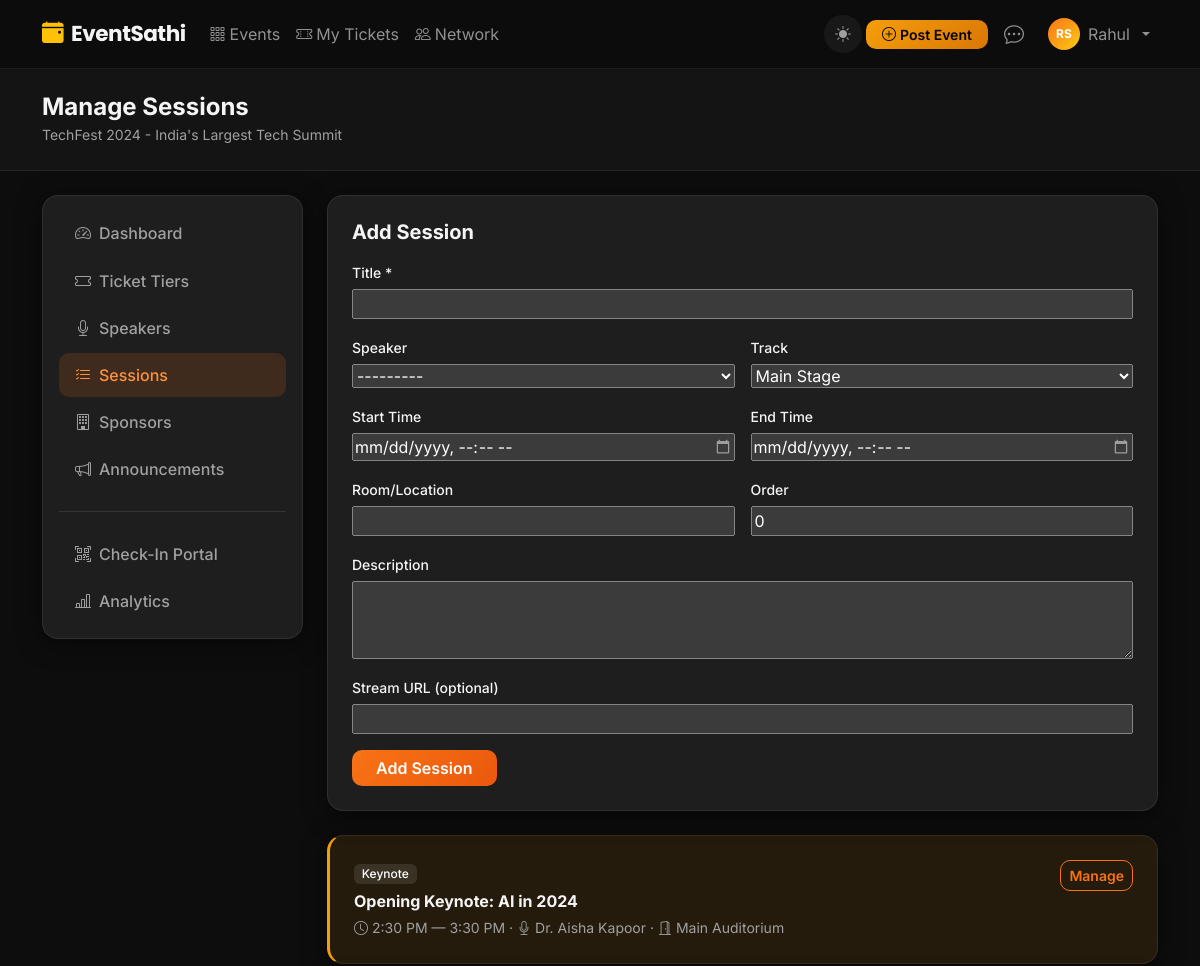
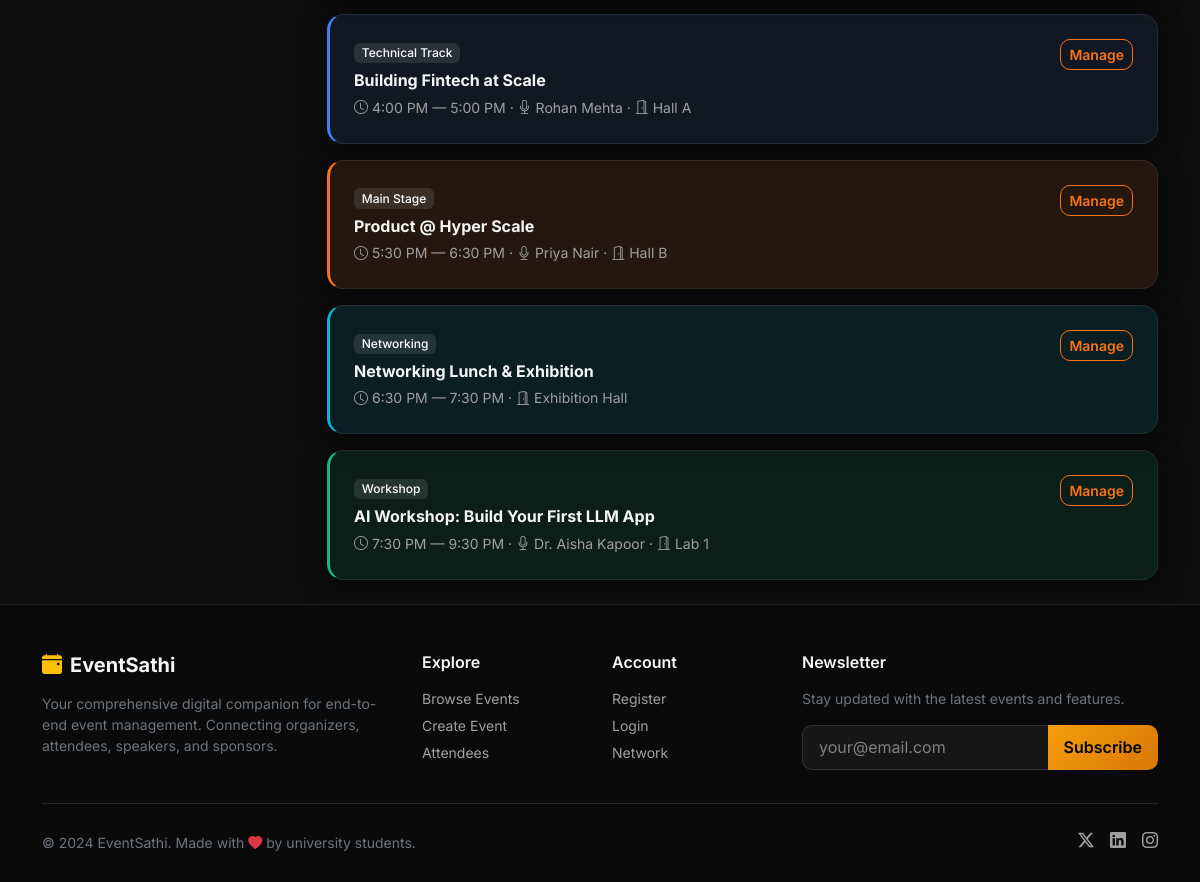
/events/techfest-2024/manage/sessions/ (signed in), run on the app's committed database (2 pictures, top to bottom).
### events/models.py (models this page shows, shortened)
class Event(models.Model):
    STATUS_CHOICES = [
        ('draft', 'Draft'),
        ('published', 'Published'),
        ('ongoing', 'Ongoing'),
        ('completed', 'Completed'),
        ('cancelled', 'Cancelled'),
    ]
    CATEGORY_CHOICES = [
        ('conference', 'Conference'),
        ('workshop', 'Workshop'),
        ('seminar', 'Seminar'),
        ('webinar', 'Webinar'),
        ('hackathon', 'Hackathon'),
        ('cultural', 'Cultural'),
        ('sports', 'Sports'),
        ('networking', 'Networking'),
        ('other', 'Other'),
    ]
    organizer = models.ForeignKey(User, on_delete=models.CASCADE, related_name='organized_events')
    title = models.CharField(max_length=300)
    slug = models.SlugField(max_length=300, unique=True)
    description = models.TextField()
    category = models.CharField(max_length=50, choices=CATEGORY_CHOICES, default='conference')
    banner = models.ImageField(upload_to='event_banners/', blank=True, null=True)
    start_date = models.DateTimeField()
    end_date = models.DateTimeField()
    registration_start = models.DateTimeField(blank=True, null=True)
    registration_end = models.DateTimeField(blank=True, null=True)
    venue = models.CharField(max_length=300)
    city = models.CharField(max_length=100)
    is_virtual = models.BooleanField(default=False)
    virtual_link = models.URLField(blank=True)
    max_capacity = models.PositiveIntegerField(default=100)
    status = models.CharField(max_length=20, choices=STATUS_CHOICES, default='published')
    is_featured = models.BooleanField(default=False)
    tags = models.CharField(max_length=500, blank=True)
    created_at = models.DateTimeField(auto_now_add=True)
    updated_at = models.DateTimeField(auto_now=True)
    class Meta:
        ordering = ['-start_date']

class EventSession(models.Model):
    TRACK_CHOICES = [
        ('main', 'Main Stage'),
        ('technical', 'Technical Track'),
        ('workshop', 'Workshop'),
        ('keynote', 'Keynote'),
        ('panel', 'Panel Discussion'),
        ('networking', 'Networking'),
        ('break', 'Break'),
    ]
    event = models.ForeignKey(Event, on_delete=models.CASCADE, related_name='sessions')
    title = models.CharField(max_length=300)
    description = models.TextField(blank=True)
    speaker = models.ForeignKey(Speaker, on_delete=models.SET_NULL, null=True, blank=True, related_name='sessions')
    track = models.CharField(max_length=50, choices=TRACK_CHOICES, default='main')
    room = models.CharField(max_length=100, blank=True)
    start_time = models.DateTimeField()
    end_time = models.DateTimeField()
    max_capacity = models.PositiveIntegerField(default=0)
    stream_url = models.URLField(blank=True)
    is_recorded = models.BooleanField(default=False)
    recording_url = models.URLField(blank=True)
    order = models.PositiveIntegerField(default=0)
    class Meta:
        ordering = ['start_time', 'order']

class Speaker(models.Model):
    event = models.ForeignKey(Event, on_delete=models.CASCADE, related_name='speakers')
    user = models.ForeignKey(User, on_delete=models.SET_NULL, null=True, blank=True, related_name='speaker_profiles')
    name = models.CharField(max_length=200)
    designation = models.CharField(max_length=200)
    organization = models.CharField(max_length=200, blank=True)
    bio = models.TextField()
    photo = models.ImageField(upload_to='speaker_photos/', blank=True, null=True)
    abstract = models.TextField(blank=True)
    linkedin = models.URLField(blank=True)
    twitter = models.URLField(blank=True)
    website = models.URLField(blank=True)
    def __str__(self):
        return f"{self.name} @ {self.event.title}"

### events/views.py (the view)
# urls.py: path('<slug:slug>/manage/sessions/', views.manage_sessions, name='manage_sessions'),
@login_required
def manage_sessions(request, slug):
    event = get_object_or_404(Event, slug=slug, organizer=request.user)
    form = SessionForm(request.POST or None, event=event)
    if request.method == 'POST' and form.is_valid():
        session = form.save(commit=False)
        session.event = event
        session.save()
        messages.success(request, 'Session added!')
        return redirect('manage_sessions', slug=slug)
    sessions = event.sessions.all()
    return render(request, 'events/manage/sessions.html', {'event': event, 'form': form, 'sessions': sessions})

### events/forms.py
class SessionForm(forms.ModelForm):
    class Meta:
        model = EventSession
        fields = ['title', 'description', 'speaker', 'track', 'room', 'start_time', 'end_time', 'stream_url', 'order']
        widgets = {
            'description': forms.Textarea(attrs={'rows': 3}),
            'start_time': forms.DateTimeInput(attrs={'type': 'datetime-local'}, format='%Y-%m-%dT%H:%M'),
            'end_time': forms.DateTimeInput(attrs={'type': 'datetime-local'}, format='%Y-%m-%dT%H:%M'),
        }
    def __init__(self, *args, event=None, **kwargs):
        super().__init__(*args, **kwargs)
        if event:
            self.fields['speaker'].queryset = Speaker.objects.filter(event=event)
        self.fields['start_time'].input_formats = ['%Y-%m-%dT%H:%M']
        self.fields['end_time'].input_formats = ['%Y-%m-%dT%H:%M']

### templates/events/manage/sessions.html (shortened to what this page needs)
{% extends 'base.html' %}
{% block content %}
<div class="py-4" style="background:var(--es-dark-2);border-bottom:1px solid var(--es-border);">
    <div class="container"><h4 class="fw-bold mb-0">Manage Sessions</h4><small class="text-muted">{{ event.title }}</small></div>
</div>
<div class="container py-4">
    <div class="row gy-4">
        <div class="col-lg-3">
            <div class="card p-3 manage-sidebar">
                <nav class="nav flex-column gap-1">
                    <a class="nav-link" href="{% url 'event_manage' event.slug %}"><i class="bi bi-speedometer2 me-2"></i>Dashboard</a>
                    <a class="nav-link" href="{% url 'manage_tickets' event.slug %}"><i class="bi bi-ticket me-2"></i>Ticket Tiers</a>
                    <a class="nav-link" href="{% url 'manage_speakers' event.slug %}"><i class="bi bi-mic me-2"></i>Speakers</a>
                    <a class="nav-link active" href="{% url 'manage_sessions' event.slug %}"><i class="bi bi-list-check me-2"></i>Sessions</a>
                    <a class="nav-link" href="{% url 'manage_sponsors' event.slug %}"><i class="bi bi-building me-2"></i>Sponsors</a>
                    <a class="nav-link" href="{% url 'manage_announcements' event.slug %}"><i class="bi bi-megaphone me-2"></i>Announcements</a>
                    <hr class="border-secondary">
                    <a class="nav-link" href="{% url 'check_in' event.slug %}"><i class="bi bi-qr-code-scan me-2"></i>Check-In Portal</a>
                    <a class="nav-link" href="{% url 'event_analytics' event.slug %}"><i class="bi bi-bar-chart-line me-2"></i>Analytics</a>
                </nav>
            </div>
        </div>
        <div class="col-lg-9">
            <div class="card p-4 mb-4">
                <h5 class="fw-bold mb-3">Add Session</h5>
                <form method="post" novalidate>
                    <div class="row g-3">
                        <div class="col-12"><label class="form-label small">Title *</label>{{ form.title }}</div>
                        <div class="col-md-6"><label class="form-label small">Speaker</label>{{ form.speaker }}</div>
                        <div class="col-md-6"><label class="form-label small">Track</label>{{ form.track }}</div>
                        <div class="col-md-6"><label class="form-label small">Start Time</label>{{ form.start_time }}</div>
                        <div class="col-md-6"><label class="form-label small">End Time</label>{{ form.end_time }}</div>
                        <div class="col-md-6"><label class="form-label small">Room/Location</label>{{ form.room }}</div>
                        <div class="col-md-6"><label class="form-label small">Order</label>{{ form.order }}</div>
                        <div class="col-12"><label class="form-label small">Description</label>{{ form.description }}</div>
                        <div class="col-12"><label class="form-label small">Stream URL (optional)</label>{{ form.stream_url }}</div>
                    </div>
                    <button type="submit" class="btn btn-primary mt-3 px-4">Add Session</button>
                </form>
            </div>
            {% if sessions %}
            <div class="d-flex flex-column gap-3">
                {% for session in sessions %}
                <div class="card p-4 track-{{ session.track }}">
                    <div class="d-flex justify-content-between align-items-start flex-wrap gap-2">
                        <div>
                            <span class="badge mb-2" style="background:rgba(255,255,255,0.1);">{{ session.get_track_display }}</span>
                            <h6 class="fw-bold mb-1">{{ session.title }}</h6>
                            <small class="text-muted">
                                <i class="bi bi-clock me-1"></i>{{ session.start_time|date:"g:i A" }} — {{ session.end_time|date:"g:i A" }}
                                {% if session.speaker %} · <i class="bi bi-mic me-1"></i>{{ session.speaker.name }}{% endif %}
                                {% if session.room %} · <i class="bi bi-door-open me-1"></i>{{ session.room }}{% endif %}
                            </small>
                        </div>
                        <a href="{% url 'session_detail' event.slug session.id %}" class="btn btn-sm btn-outline-primary">Manage</a>
                    </div>
                </div>
                {% endfor %}
            </div>
            {% else %}
            <div class="text-center py-4 text-muted"><i class="bi bi-calendar-x fs-2 mb-2 d-block"></i>No sessions yet</div>
            {% endif %}
        </div>
    </div>
</div>
{% endblock %}

### templates/base.html (shortened to what this page needs)
<!DOCTYPE html>
<html lang="en" data-theme="dark">
<head>
    <link href="https://cdn.jsdelivr.net/npm/bootstrap@5.3.2/dist/css/bootstrap.min.css" rel="stylesheet">
    <link href="https://cdn.jsdelivr.net/npm/bootstrap-icons@1.11.3/font/bootstrap-icons.css" rel="stylesheet">
    {% load static %}
    <link rel="stylesheet" href="{% static 'css/style.css' %}">
</head>
<body>
<nav class="navbar navbar-expand-lg navbar-dark sticky-top" id="mainNav">
    <div class="container">
        <a class="navbar-brand fw-bold" href="{% url 'home' %}">
            <i class="bi bi-calendar-event-fill me-2 text-warning"></i>EventSathi
        </a>
        <div class="collapse navbar-collapse" id="navbarNav">
            <ul class="navbar-nav me-auto">
                <li class="nav-item">
                    <a class="nav-link" href="{% url 'event_list' %}"><i class="bi bi-grid-3x3-gap me-1"></i>Events</a>
                </li>
                {% if user.is_authenticated %}
                <li class="nav-item">
                    <a class="nav-link" href="{% url 'my_tickets' %}"><i class="bi bi-ticket-perforated me-1"></i>My Tickets</a>
                </li>
                <li class="nav-item">
                    <a class="nav-link" href="{% url 'network_hub' %}"><i class="bi bi-people me-1"></i>Network</a>
                </li>
                {% endif %}
            </ul>
            <ul class="navbar-nav ms-auto align-items-center">
                <li class="nav-item me-1">
                    <button class="theme-toggle border-0" id="themeToggle" title="Toggle light/dark mode">
                        <i class="bi bi-moon-stars-fill" id="themeIcon"></i>
                    </button>
                </li>
                {% if user.is_authenticated %}
                {% with profile=user.profile %}
                {% if profile.role == 'organizer' or user.is_staff %}
                <li class="nav-item me-2">
                    <a class="btn btn-warning btn-sm px-3 fw-semibold" href="{% url 'event_create' %}">
                        <i class="bi bi-plus-circle me-1"></i>Post Event
                    </a>
                </li>
                {% endif %}
                {% endwith %}
                <li class="nav-item me-2">
                    <a class="nav-link position-relative" href="{% url 'messages_list' %}">
                        <i class="bi bi-chat-dots fs-5"></i>
                    </a>
                </li>
                <li class="nav-item dropdown">
                    <a class="nav-link dropdown-toggle d-flex align-items-center gap-2" href="#" data-bs-toggle="dropdown">
                        <div class="avatar-sm">{{ user.first_name|first|upper }}{{ user.last_name|first|upper }}</div>
                        <span>{{ user.first_name|default:user.username }}</span>
                    </a>
                </li>
                {% endif %}
            </ul>
        </div>
    </div>
</nav>
{% block content %}{% endblock %}
<footer class="footer mt-auto">
    <div class="container">
        <div class="row gy-4">
            <div class="col-lg-4">
                <h5 class="fw-bold text-white mb-3"><i class="bi bi-calendar-event-fill me-2 text-warning"></i>EventSathi</h5>
                <p class="text-secondary small">Your comprehensive digital companion for end-to-end event management. Connecting organizers, attendees, speakers, and sponsors.</p>
            </div>
            <div class="col-lg-2 col-6">
                <h6 class="text-white fw-semibold mb-3">Explore</h6>
                <ul class="list-unstyled small">
                    <li><a href="{% url 'event_list' %}" class="footer-link">Browse Events</a></li>
                    <li><a href="{% url 'event_create' %}" class="footer-link">Create Event</a></li>
                    <li><a href="{% url 'attendees_list' %}" class="footer-link">Attendees</a></li>
                </ul>
            </div>
            <div class="col-lg-2 col-6">
                <h6 class="text-white fw-semibold mb-3">Account</h6>
                <ul class="list-unstyled small">
                    <li><a href="{% url 'register' %}" class="footer-link">Register</a></li>
                    <li><a href="{% url 'login' %}" class="footer-link">Login</a></li>
                    <li><a href="{% url 'network_hub' %}" class="footer-link">Network</a></li>
                </ul>
            </div>
            <div class="col-lg-4">
                <h6 class="text-white fw-semibold mb-3">Newsletter</h6>
                <p class="text-secondary small">Stay updated with the latest events and features.</p>
                <div class="input-group">
                    <input type="email" class="form-control bg-dark border-secondary text-white" placeholder="your@email.com">
                    <button class="btn btn-warning px-3">Subscribe</button>
                </div>
            </div>
        </div>
        <hr class="border-secondary mt-4">
        <div class="d-flex flex-wrap justify-content-between align-items-center py-2">
            <p class="text-secondary small mb-0">&copy; 2024 EventSathi. Made with <i class="bi bi-heart-fill text-danger"></i> by university students.</p>
            <div class="d-flex gap-3">
                <a href="#" class="footer-link"><i class="bi bi-twitter-x"></i></a>
                <a href="#" class="footer-link"><i class="bi bi-linkedin"></i></a>
                <a href="#" class="footer-link"><i class="bi bi-instagram"></i></a>
            </div>
        </div>
    </div>
</footer>
</body>
</html>

### templates/events/manage/sessions.html (style rules this page uses)
input, textarea, select { width:100%; display:block; }

### data on the page
Event: title "TechFest 2024 - India's Largest Tech Summit"
EventSession: track "Keynote", title "Opening Keynote: AI in 2024", start_time "2:30 PM", end_time "3:30 PM", speaker.name "Dr. Aisha Kapoor", room "Main Auditorium"
EventSession: track "Technical Track", title "Building Fintech at Scale", start_time "4:00 PM", end_time "5:00 PM", speaker.name "Rohan Mehta", room "Hall A"
EventSession: track "Main Stage", title "Product @ Hyper Scale", start_time "5:30 PM", end_time "6:30 PM", speaker.name "Priya Nair", room "Hall B"
EventSession: track "Networking", title "Networking Lunch & Exhibition", start_time "6:30 PM", end_time "7:30 PM", room "Exhibition Hall"
EventSession: track "Workshop", title "AI Workshop: Build Your First LLM App", start_time "7:30 PM", end_time "9:30 PM", speaker.name "Dr. Aisha Kapoor", room "Lab 1"

### other printed values
{{ user.first_name|first|upper }} "R"
{{ user.last_name|first|upper }} "S"
{{ user.first_name|default:user.username }} "Rahul"
